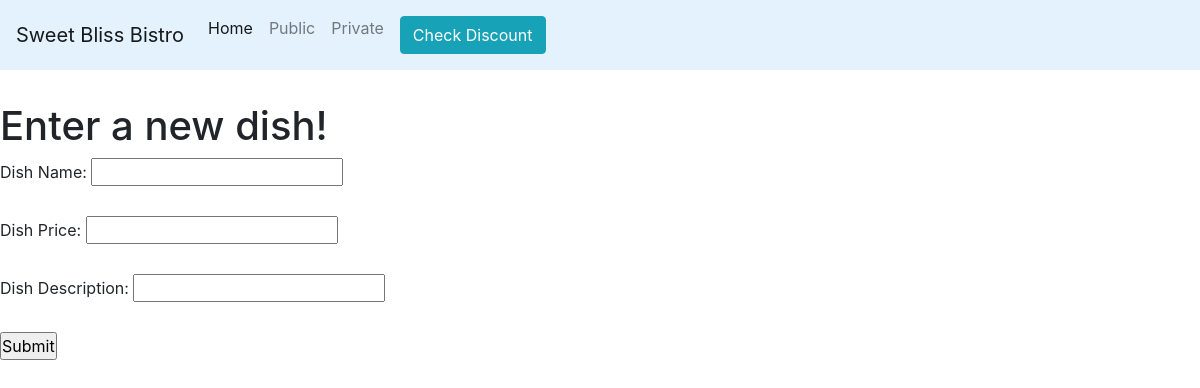
The page /private.php on the database as committed earlier.
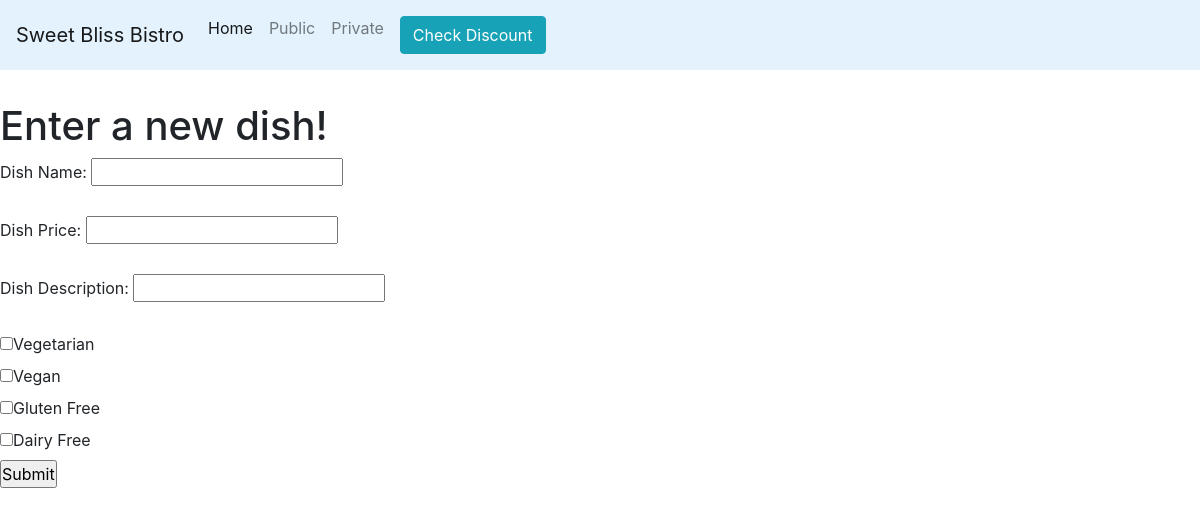
The same page on the database as committed later.
### tables this page shows
create table attribute(
    id int not null,
    attribute_type varchar(50),
    primary key (id)
);

### private.php (the view, shortened to what this page needs)
<!DOCTYPE html>
<html lang="en">
<head>
    <link rel="stylesheet" href="https://cdn.jsdelivr.net/npm/bootstrap@4.0.0/dist/css/bootstrap.min.css"
>
    <link rel="stylesheet" href="css/styles.css">
</head>
<body>
    <?php
    include('includes/navbar.php');
    ?>
    <div class="form-container">
        <h1 class="enter-dish">Enter a new dish!</h1>
        <form id="dish-form" action="thankyou.php" method="post">
            <label for="dish-name">Dish Name:</label>
            <input type="text" id="dish-name" name="dish-name" pattern="[A-Za-z.-\s]+"
                title="You may only enter letters and spaces." required><br><br>
            <label for="dish-price">Dish Price:</label>
            <input type="text" id="dish-price" name="dish-price" pattern="^\d+(\.\d{1,2})?$"
                title="You must enter a number, with max 2 decimal places." required><br><br>
            <label for="dish-desc">Dish Description:</label>
            <input type="text" id="dish-desc" name="dish-desc" pattern="[A-Za-z.-\s]+"
                title="You may only enter letters and spaces." required><br><br>
            <div class="checkbox">
                <?php
                $con = mysqli_connect("db.luddy.indiana.edu","i494f23_klhribal","my+sql=i494f23_klhribal", "i494f23_klhribal");
                $query = 'SELECT id, attribute_type FROM attribute;';
                $result = mysqli_query($con, $query);
                while($row = mysqli_fetch_assoc($result)){
                    echo '<input type="checkbox" id="' . $row['attribute_type'] . '" name="attribute[]" value ="'. $row['id'] . '" >';
                    echo '<label for="' . $row['attribute_type'] . '">' . $row['attribute_type'] . '</label><br>';
                }
                ?>
            </div>
            <input type="submit" value="Submit">
        </form>
    </div>
</body>
</html>

### includes/navbar.php (shortened to what this page needs)
<html>
<head>
</head>
<body>
<div class="div-navbar">
<nav class="navbar navbar-expand-lg navbar-light" style="background-color: #e3f2fd;">
  <a class="navbar-brand" href="home.php">Sweet Bliss Bistro</a>
  <div class="collapse navbar-collapse" id="navbarSupportedContent">
    <ul class="navbar-nav mr-auto">
      <li class="nav-item active">
        <a class="nav-link" href="home.php">Home<span class="sr-only">(current)</span></a>
      </li>
      <li class="nav-item">
        <a class="nav-link" href="public.php">Public</a>
      </li>
      <li class="nav-item">
        <a class="nav-link" href="private.php">Private</a>
      </li>
      <li class="nav-item">
        <a class="nav-link" href="#"><button id="myButton" class="btn btn-info">Check Discount</button></a>
      </li>
    </ul>
  </div>
</nav>
</div>
</body>
</html>

### css/styles.css (style rules this page uses)
* { margin: 0; padding: 0; }
.div-navbar { padding-bottom: 2em; }
body, html { margin: 0; height: 100%; }

Rows that differ between the two databases and show on the page:
added attribute: attribute_type "Vegetarian"
added attribute: attribute_type "Vegan"
added attribute: attribute_type "Gluten Free"
added attribute: attribute_type "Dairy Free"
